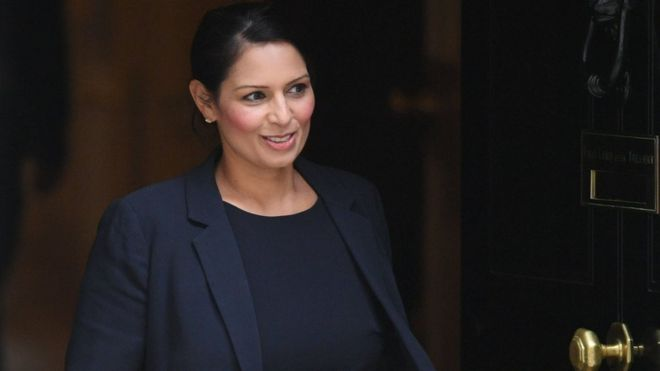
#> input picture TP3/image.jpg, 660 x 371 px
$ python facedetection_image.py
#> lines starting #> are read from the running program, lines starting #| are printed output that depends on the picture; after the words box and inside, x2 and y2 are one past the last pixel; in counts of white or black regions, pixels touching at a corner belong together
import numpy as np
import cv2
face_cascade = cv2.CascadeClassifier('haarcascade_frontalface_alt.xml')
eye_cascade = cv2.CascadeClassifier('haarcascade_eye.xml')
img = cv2.imread('./image.jpg')
#> img is the input picture: shape (371, 660, 3); mean B, G, R 30.1, 30.5, 35
gray = cv2.cvtColor(img, cv2.COLOR_BGR2GRAY)
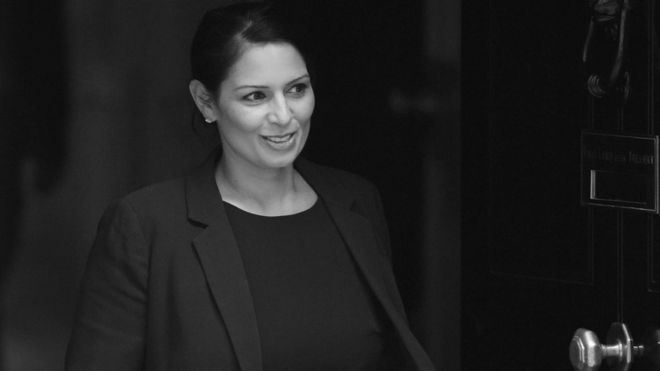
#> gray: shape (371, 660); min 1, max 251, mean 31.8

faces = face_cascade.detectMultiScale(gray, 1.3, 5)
#> faces = [[221, 49, 113, 113]]
for (x,y,w,h) in faces:
    cv2.rectangle(img,(x,y),(x+w,y+h),(255,0,0),2)
    roi_gray = gray[y:y+h, x:x+w]
    roi_color = img[y:y+h, x:x+w]
    eyes = eye_cascade.detectMultiScale(roi_gray)
    for (ex,ey,ew,eh) in eyes:
        cv2.rectangle(roi_color,(ex,ey),(ex+ew,ey+eh),(0,255,0),2)
#> this loop made 1 pass
#> (x, y, w, h, eyes) on pass 1: (221, 49, 113, 113, [[61, 28, 26, 26], [19, 36, 25, 25]])
#> pass 1, `roi_gray = gray[y:y+h, x:x+w]`:
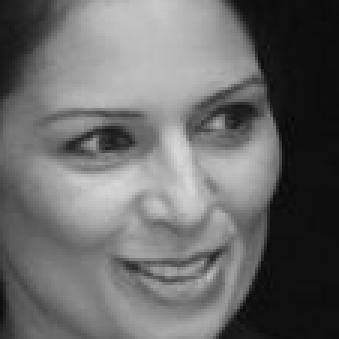
#> roi_gray: shape (113, 113) (shown 3 times larger); min 8, max 216, mean 105.6
#> pass 1, `roi_color = img[y:y+h, x:x+w]`:
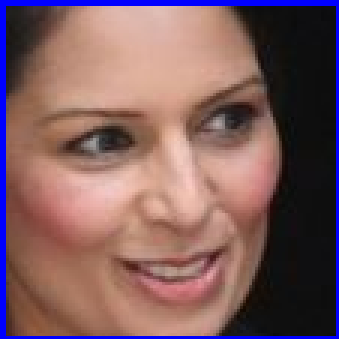
#> roi_color: shape (113, 113, 3) (shown 3 times larger); mean B, G, R 95.8, 93.4, 126.7
#> after the loop:
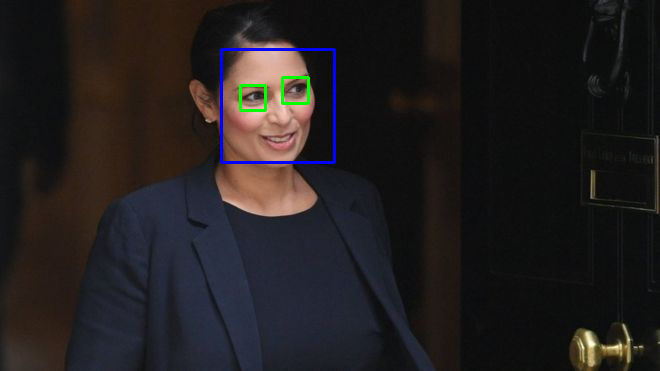
#> img: shape (371, 660, 3); 0.8% of pixels changed, all inside (x1, y1, x2, y2) = (220, 48, 336, 164)
#> after the loop:
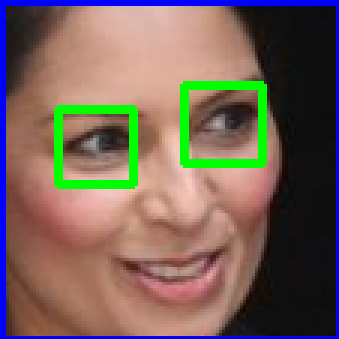
#> roi_color: shape (113, 113, 3) (shown 3 times larger); 4.73% of pixels changed, all inside (x1, y1, x2, y2) = (18, 27, 89, 63)
cv2.imshow('img',img)
cv2.waitKey(0)
cv2.destroyAllWindows()
